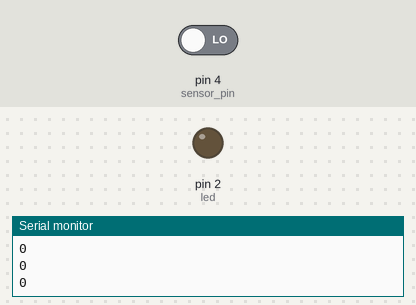
This sketch was run on a simulated Arduino Uno, built with avr-gcc and run on an emulated ATmega328P. On the bench: output pins drawn as LEDs (lit = HIGH), the last lines printed to the serial monitor. The inputs (shaded band) are chosen by the test bench; at power-on: pin 4 (sensor_pin) LOW.

Above: at 1.8 s.
1.9 s: pin 4 (sensor_pin) driven HIGH
At 3.2 s:
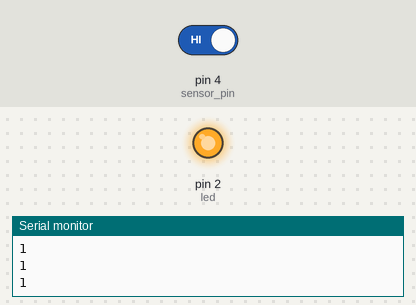
3.5 s: pin 4 (sensor_pin) driven LOW
At 4.5 s:
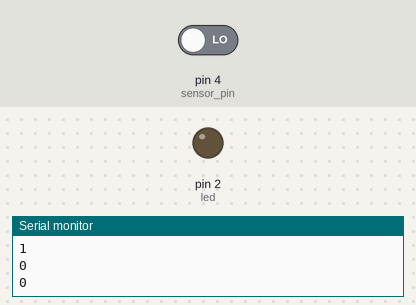
Timing chart, 0 to 6.5 s (numbered marks = the images above; inputs shaded):
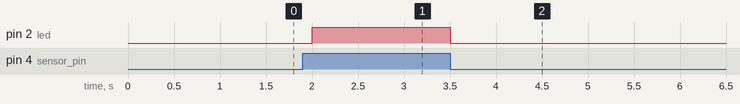

Measured:
- after the input at 1.9 s, pin 2 (led): LOW → HIGH after 0.10 s
- after the input at 3.5 s, pin 2 (led): HIGH → LOW at once

The sketch:

hw.ino
```cpp
int led = 2;

int sensor_pin = 4;

int status = 0;

void setup() {
  Serial.begin(9600);
  // put your setup code here, to run once:
  pinMode(sensor_pin,INPUT);
  pinMode(led,OUTPUT);
}

void light_led()
{
  digitalWrite(led,LOW);
  delay(500);

}

void loop() {
  int val = digitalRead(sensor_pin);
  if(val == 1)
  {
     digitalWrite(led,HIGH);
  }
  else
  {
    digitalWrite(led,LOW);
  }

  Serial.println(val);
  delay(500);
}
```
